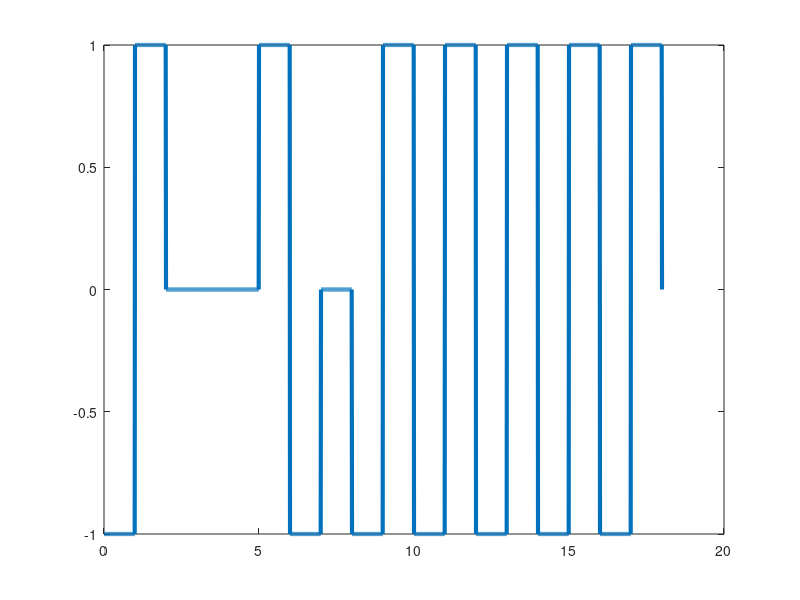

The MATLAB script that drew this image:
bits=[1 1 0 0 0 0 0 0 0 0 1 1 1 1 1 1 1 1]

bitrate=1;
T=length(bits)/bitrate;
n=100;
N=n*length(bits);
dt=T/N;
t=0:dt:T;
y=zeros(1,length(t));
lastbit=1;

count=0;
pulse=0;
for i=1:length(bits)
  if(bits(i)==0)
    count=count+1;
    if(count==8)
       y((i-8)*n+1:(i-7)*n)=0;
       y((i-7)*n+1:(i-6)*n)=0;
       y((i-6)*n+1:(i-5)*n)=0;
       y((i-5)*n+1:(i-4)*n)=lastbit;
       y((i-4)*n+1:(i-3)*n)=-lastbit;
       y((i-3)*n+1:(i-2)*n)=0;
       y((i-2)*n+1:(i-1)*n)=-lastbit;
       y((i-1)*n+1:i*n)=lastbit;
       count=0;
    end
  else
    y((i-1)*n+1:i*n)=-lastbit;
    lastbit=-lastbit;
    count=0;
  end
end

plot(t,y,'Linewidth',3);

counter=0;
x=0;
z=0;
lastbit=1;
for i=1:length(t)
  if(t(i)>counter)
    counter=counter+(1/bitrate);
    x=x+1;
    if(y(i-1)==lastbit)
      result(x-3:x)=0;
      z=1;
      
    else 
      if(y(i)==0) 
        result(x)=0;
      else 
        if(z==1) result(x)=0; z=0;lastbit=-lastbit;
        else
          result(x)=1;
          lastbit=-lastbit;
        end
      end
    end
  end
end

 
disp(result);